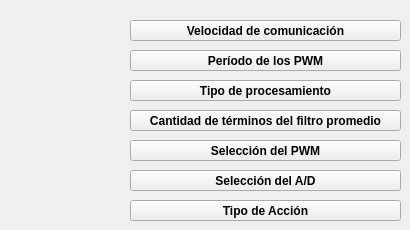
      <widget class="QWidget" name="tabLectura">
       <attribute name="title">
        <string>Lectura</string>
       </attribute>
       <widget class="QPushButton" name="btnPWMRx">
        <property name="geometry">
         <rect>
          <x>130</x>
          <y>50</y>
          <width>271</width>
          <height>21</height>
         </rect>
        </property>
        <property name="font">
         <font>
          <weight>75</weight>
          <bold>true</bold>
         </font>
        </property>
        <property name="text">
         <string>Período de los PWM</string>
        </property>
       </widget>
       <widget class="QPushButton" name="btnBaudRateRx">
        <property name="geometry">
         <rect>
          <x>130</x>
          <y>20</y>
          <width>271</width>
          <height>21</height>
         </rect>
        </property>
        <property name="font">
         <font>
          <weight>75</weight>
          <bold>true</bold>
         </font>
        </property>
        <property name="text">
         <string>Velocidad de comunicación</string>
        </property>
       </widget>
       <widget class="QPushButton" name="btnCantMRx">
        <property name="geometry">
         <rect>
          <x>130</x>
          <y>110</y>
          <width>271</width>
          <height>21</height>
         </rect>
        </property>
        <property name="font">
         <font>
          <weight>75</weight>
          <bold>true</bold>
         </font>
        </property>
        <property name="text">
         <string>Cantidad de términos del filtro promedio</string>
        </property>
       </widget>
       <widget class="QPushButton" name="btnProcesamientoRx">
        <property name="geometry">
         <rect>
          <x>130</x>
          <y>80</y>
          <width>271</width>
          <height>21</height>
         </rect>
        </property>
        <property name="font">
         <font>
          <weight>75</weight>
          <bold>true</bold>
         </font>
        </property>
        <property name="text">
         <string>Tipo de procesamiento</string>
        </property>
       </widget>
       <widget class="QPushButton" name="btnSeleccionPWM">
        <property name="geometry">
         <rect>
          <x>130</x>
          <y>140</y>
          <width>271</width>
          <height>21</height>
         </rect>
        </property>
        <property name="font">
         <font>
          <weight>75</weight>
          <bold>true</bold>
         </font>
        </property>
        <property name="text">
         <string>Selección del PWM</string>
        </property>
       </widget>
       <widget class="QPushButton" name="btnSeleccionAD">
        <property name="geometry">
         <rect>
          <x>130</x>
          <y>170</y>
          <width>271</width>
          <height>21</height>
         </rect>
        </property>
        <property name="font">
         <font>
          <weight>75</weight>
          <bold>true</bold>
         </font>
        </property>
        <property name="text">
         <string>Selección del A/D</string>
        </property>
       </widget>
       <widget class="QPushButton" name="btnTipoAccion">
        <property name="geometry">
         <rect>
          <x>130</x>
          <y>200</y>
          <width>271</width>
          <height>21</height>
         </rect>
        </property>
        <property name="font">
         <font>
          <weight>75</weight>
          <bold>true</bold>
         </font>
        </property>
        <property name="text">
         <string>Tipo de Acción</string>
        </property>
       </widget>
      </widget>
